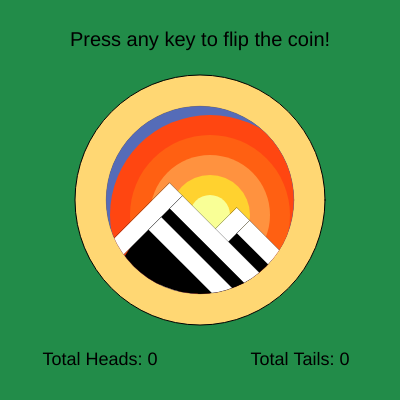
Frame 1 (no input)
Frame 60 (no input): identical to frame 1, image omitted
Frame 120 (the mouse pressed at the canvas centre since frame 60): identical to frame 1, image omitted

The p5.js sketch that drew this single still picture (run headless with seeded random() and noise() and a simulated clock; from frame 60 on, the mouse is pressed at the canvas centre):

// p5.js sketch
// ── sketch.js
/*
 * Title: HW3 - Digital Coin Flip
 * Author: Josiah Dudden
 * Date: Jan 2026
 * Simple Description: A fair coin with a unique design which flips when a key is pressed
 * Instructions: Press any key to flip the coin.
 */

let flipResult = "heads"; //to be set to either "heads" or "tails"
let isFlipping = false;
let flipTimer = 0;
let coinRadius = 125;
let r = coinRadius;

// for scorekeeping
let headsCount = 0;
let tailsCount = 0;

function setup() {
  createCanvas(400, 400);
  textAlign(CENTER, CENTER);
  ellipseMode(RADIUS);
  angleMode(DEGREES);
}

function draw() {
  background("#228c49");

  fill("black");
  textSize(20);
  text("Press any key to flip the coin!", 200, 40);

  textSize(18);
  text("Total Heads: " + headsCount, 100, 360);
  text("Total Tails: " + tailsCount, 300, 360);

  //base coin
  strokeWeight(1);
  fill("#ffd773");
  ellipse(200, 200, r);
  strokeWeight(0.3);
  fill("#5C55A4");
  ellipse(200, 200, r * 0.75);

  if (isFlipping === false) {
    if (flipResult == "heads") {
      displayHeads();
    } 
    else if (flipResult == "tails") {
      displayTails();
    }
  } 
  else {
    animateFlip();
  }
}

function displayHeads() {
  //ideas: sunrise with CE-esque mountains
  push();
  clip(mask);

  fill("#556CB8");
  ellipse(200, 200, 100);

  //sunset colors
  noStroke();

  fill("#FF4611");
  ellipse(210, 215, 100);

  fill("#FF6012");
  ellipse(210, 215, 80);

  fill("#FF923F");
  ellipse(210, 215, 60);

  fill("#FFD22F");
  ellipse(210, 215, 40);

  fill("#F9FF96");
  ellipse(210, 215, 20);

  stroke(0);

  //mountains
  translate(0, -15); //moving the mountains higher after i wasn't happy with their original position

  fill("black");
  triangle(230, 235, 180, 350, 350, 350);

  fill("white");
  rotate(45);
  rect(325, -10, 18, 140);

  rotate(-45);
  fill("black");
  triangle(170, 200, 75, 350, 300, 350);

  rotate(45);
  fill("white");
  rect(260, 20, 18, 100);

  rotate(-90);
  rect(-8, 343, 18, 100);
  rect(-38, 278, 18, 140);
  rect(-68, 278, 18, 140);

  pop();
}

function displayTails() {

  fill("#191261");
  ellipse(200, 200, r * 0.75);

  push();
  clip(mask);

  //moon
  fill("#b3b3b3");
  ellipse(210, 215, 20);

  fill("#828181");
  noStroke();
  ellipse(203, 205, 3);
  ellipse(212, 217, 3);
  ellipse(220, 207, 3);
  stroke(0);

  //sky bullshit
  push();
  noFill();
  stroke(255);
  strokeWeight(4);
  arc(210, 215, 40, 40, 240, 0);
  arc(210, 215, 50, 50, 25, -20);
  arc(210, 215, 60, 60, 270, 50);
  arc(210, 215, 70, 70, 250, 70);
  arc(210, 215, 80, 80, 25, -50);
  arc(210, 215, 90, 90, 240, 0);
  arc(210, 215, 100, 100, 190, 280);
  pop();

  //mountains
  translate(0, -15); //moving the mountains higher after i wasn't happy with their original position

  fill("black");
  triangle(230, 235, 180, 350, 350, 350);

  fill("white");
  rotate(45);
  rect(325, -10, 18, 140);

  rotate(-45);
  fill("black");
  triangle(170, 200, 75, 350, 300, 350);

  rotate(45);
  fill("white");
  rect(260, 20, 18, 100);

  rotate(-90);
  rect(-8, 343, 18, 100);
  rect(-38, 278, 18, 140);
  rect(-68, 278, 18, 140);

  pop();
}

function animateFlip() {
  //tweak the "height" of the coin
  smallestRadius = 55;

  if (flipTimer <= 20) {
    r = lerp(r, smallestRadius, 0.14);
  } else if (flipTimer > 20 && flipTimer < 45) {
    r = lerp(r, coinRadius, 0.16);
  } else {
    r = coinRadius; //reset back to original size
    isFlipping = false;

    if (flipResult === "heads") {
      headsCount++;
    } else if (flipResult === "tails") {
      tailsCount++;
    }
  }

  flipTimer++;
}

function keyPressed() {
  if (isFlipping === false) {
    rand = Math.round(random());
    if (rand === 0) {
      flipResult = "heads";
    } else if (rand === 1) {
      flipResult = "tails";
    } else {
      print("Error: flipResult = " + flipResult);
    }

    //begin the flip animation
    flipTimer = 0;
    isFlipping = true;
  }
}

function mousePressed() {
  print("MouseX = " + mouseX + " MouseY = " + mouseY);
}

function mask() {
  ellipse(200, 200, r * 0.75);
}

// ── style.css
html, body {
  margin: 0;
  padding: 10px;
  text-align: center;
  background: #2e253b;
  color: white;
}

canvas {
  display: block;
  margin: auto;
}

a {
	color:aquamarine;
}

h1 {
	font-family: "Verdana";
}

h2 {
	font-family: "Verdana";
}

h4 {
	font-family: "Helvetica";
}

p {
	font-family: "Helvetica";
}
